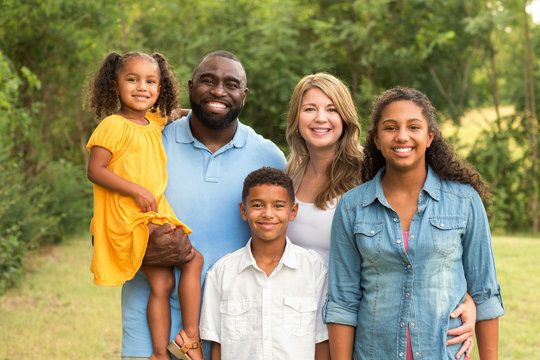
#> input picture notebooks/scratch/sampleData/familyPic.jpg, 540 x 360 px
$ jupyter execute test.ipynb
#> lines starting #> are read from the running program, lines starting #| are printed output that depends on the picture
#> further down, img is the input picture: shape (360, 540, 3); mean B, G, R 101.3, 139.6, 144.9
[cell 1]
import cv2
import numpy

[cell 2]
faceCascade = cv2.CascadeClassifier('../../assets/haarcascade_frontalface_default.xml')

def faceDetection(img):
    # TROUBLESHOOTING
    # print("max size:",img.shape, img.shape[0] - 3 * padding, img.shape[1] - 3 * padding)
    return faceCascade.detectMultiScale(
        img,
        scaleFactor=1.3,
        minNeighbors=5,
        minSize=(30, 30),
    )
def cropForFace(img) -> numpy.ndarray:
    global lastKnownCrop
    rects = faceDetection(cv2.cvtColor(img, cv2.COLOR_BGR2GRAY))
#> rects = [[116, 58, 53, 53], [238, 181, 60, 60], [192, 62, 56, 56], [291, 86, 58, 58], [371, 101, 64, 64]]

    print(type(rects))
#| <class 'numpy.ndarray'>
    # finding the largest face in a given image
    largestFace = (0,0,0,0)
    for (x, y, w, l) in rects:
        if (w * l) > largestFace[2] * largestFace[3]:
            largestFace = (x, y,w,l)
#> this loop made 5 passes

    (x, y, w, l) = largestFace
#> x = 371; y = 101; w = 64; l = 64

    lastKnownCrop = (x,y,w,l)
#> lastKnownCrop = (371, 101, 64, 64)
    y1 = lastKnownCrop[1]
#> y1 = 101
    x1 = lastKnownCrop[0]
#> x1 = 371
    y2 = y1 + lastKnownCrop[3]
#> y2 = 165
    x2 = x1 + lastKnownCrop[2]
#> x2 = 435

    return img[y1:y2, x1:x2]
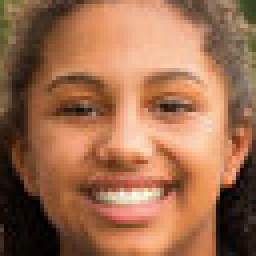
#> returned value: shape (64, 64, 3) (shown 4 times larger); mean of channels 0, 1, 2 78.9, 108.8, 158.2; drawn as B, G, R

[cell 3]
img = cv2.imread('sampleData/familyPic.jpg')
imgd = cropForFace(img)
cv2.imshow('img', img[101: 101+64, 371:371+64])
cv2.waitKey(0)
cv2.destroyAllWindows()
# cropForFace(img)
